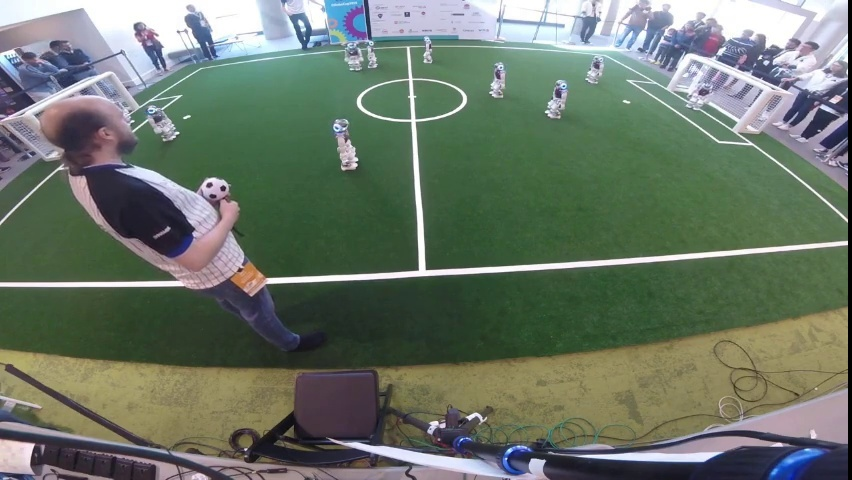
#> input picture background.jpg, 852 x 480 px, found by its file name
$ python extrinsic_parameters_A.py
#> lines starting #> are read from the running program, lines starting #| are printed output that depends on the picture
import cv2
import numpy as np

img = cv2.imread("background.jpg")
#> img is the input picture: shape (480, 852, 3); mean B, G, R 104.2, 117.8, 106.3
gray = cv2.cvtColor(img, cv2.COLOR_BGR2GRAY)
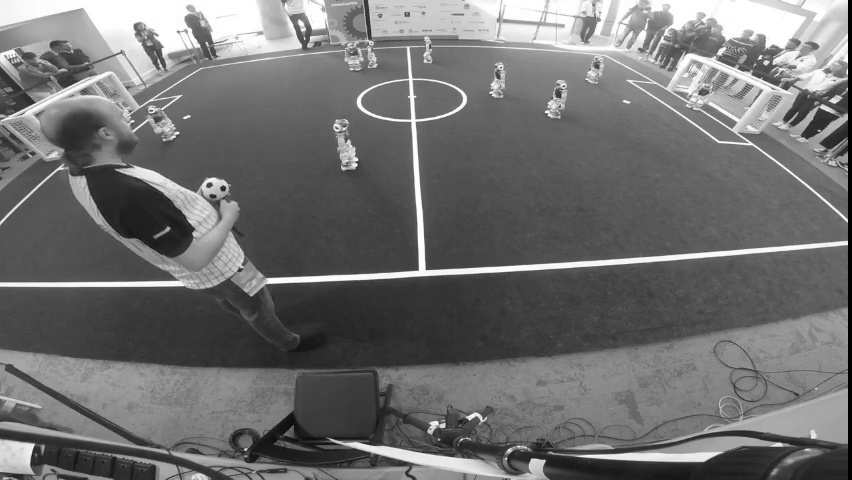
#> gray: shape (480, 852); min 0, max 255, mean 112.8

#[0.6,4.1,0],[0.6,1.9,0],[0,1.9,0],[0,4.1,0],[9,0,0],[9,1.9,0],[9,4.1,0],[0,6,0]]]
points=np.float32([[[4.5,0,0],[4.5,3,0],[4.5,6,0],[4.5,3.75,0],[4.5,2.25,0],[0,0,0],[0,6,0],[9,0,0],[9,1.9,0],[9,4.1,0],[9,5,0],[8.5,6,0]]])
objpoints = []
objpoints.append(points)

imgp = np.float32([[[694,169],[693,254],[684,523],[693,296],[694,222],[419,170],[39,441],[989,190],[1066,240],[1208,350],[1279,415],[1278,521]]])
imgpoints = []
imgpoints.append(imgp)


ret, mtx, dist, rvecs, tvecs = cv2.calibrateCamera(objpoints, imgpoints, gray.shape[::-1], None, None,flags= cv2.CALIB_FIX_PRINCIPAL_POINT+cv2.CALIB_FIX_ASPECT_RATIO+cv2.CALIB_CB_NORMALIZE_IMAGE +cv2.CALIB_FIX_K1   )
#> ret = 15.76; dist = [[0, 0.184, 0, 0, -0.0551]]; rvecs = ([-1.23, 0.013, 0.0771],); tvecs = ([-4, 7.1, 12.58],)

np.savez('calibration_oldA', distCoeff=dist, intrinsic_matrix=mtx)

# undistort
h,  w = img.shape[:2]
#> h = 480; w = 852
newcameramtx, roi = cv2.getOptimalNewCameraMatrix(mtx, dist, (w,h), 1, (w,h))
#> roi = (150, 0, 660, 371)
# undistort
mapx, mapy = cv2.initUndistortRectifyMap(mtx, dist, None, newcameramtx, (w,h), 5)

# crop the image# crop the image
#> (the run stopped early here; a loop or call above may not have finished)
